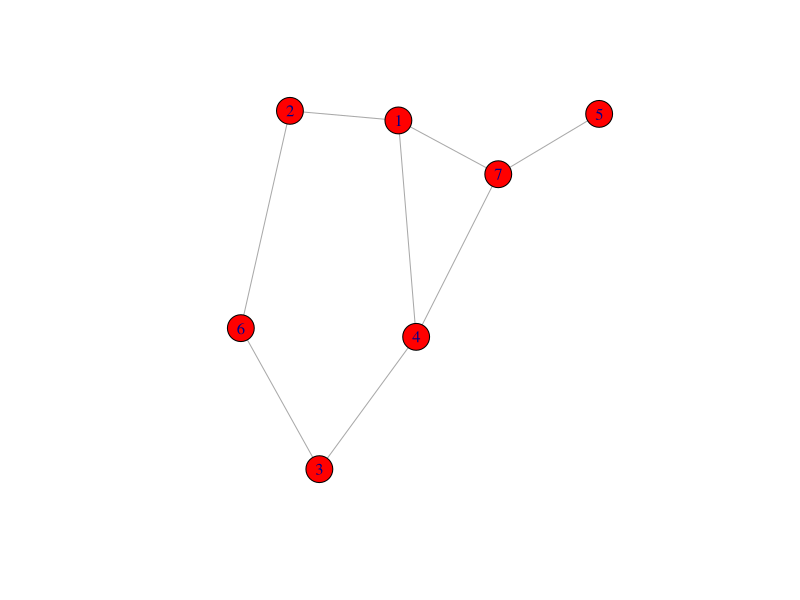

Reproduce this figure in R. (Note: this script raises an error after producing the figure.)
library(igraph)

mattestbis <- c( c(0,1,0,1,0,0,1), c(1,0,0,0,0,1,0), c(0,0,0,1,0,1,0), c(1,0,1,0,0,0,1), c(0,0,0,0,0,0,1), c(0,1,1,0,0,0,0),c(1,0,0,1,1,0,0) )
dim(mattestbis) <- c(7,7)

undirectedIgraphFromAdjancyMatrix <- function(input_mat)
{
  nbnode <- nrow(input_mat)
  graph  <- make_empty_graph(directed = FALSE)
  igraph <- add_vertices(graph,nbnode, color = "red")
  for(i in 1: nbnode)
  {
    for(j in i:nbnode)
    {
      #cat("i=",i, " j=",j," val=",input_mat[i,j],"\n")
      if(input_mat[i,j] == 1)
      {
        igraph <- add_edges(igraph, c(i,j))
      }
    }
  }
  igraph
}
# Posser la question sur la selection des noeud lorsque qu'il y'a plusieurs composants.
closeness_centrality_node <- function( input_mat , node ) 
{
  dist <- breadth_first_stack_list(input_mat,node)
  n <- length(dist)
  sum <- 0
  for(i in 1:n)
  {
    if( dist[[i]] > 0 ) #Here nodes that are not in the component are not take in account.faire la remarque page 47 (A modfifier ?)
    {
      sum <- sum + dist[[i]]
    }
  }
  output <- length(dist)/(sum)
  output
}

ig <- undirectedIgraphFromAdjancyMatrix(mattestbis)
plot(ig)

node <- 3
print(closeness_centrality_node(mattestbis,node))
igraph_Closeness_centrality_node <- function(mattestbis,node)
{
  closeness(ig, mode="in",normalized = FALSE)[node]*nrow(mattestbis)
}
print(igraph_Closeness_centrality_node(mattestbis,3))